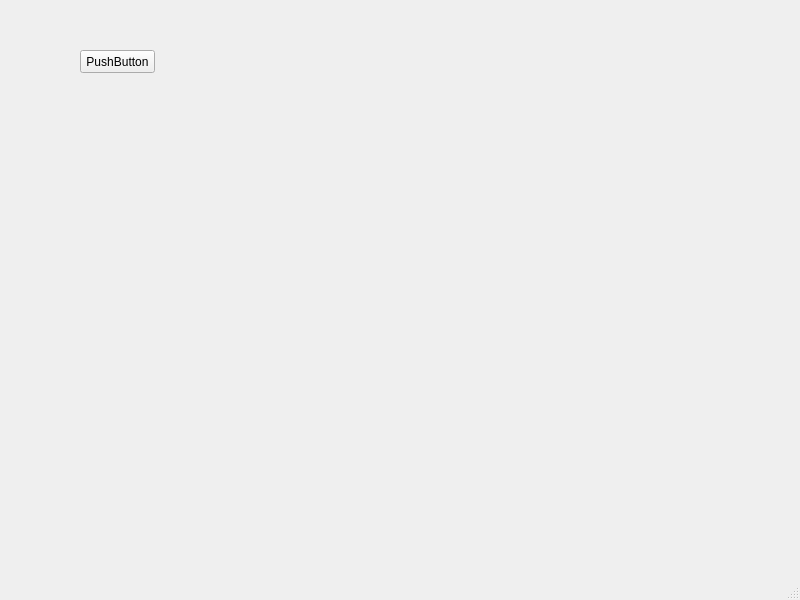
<?xml version="1.0" encoding="UTF-8"?>
<ui version="4.0">
 <class>MainWindow</class>
 <widget class="QMainWindow" name="MainWindow">
  <property name="geometry">
   <rect>
    <x>0</x>
    <y>0</y>
    <width>800</width>
    <height>600</height>
   </rect>
  </property>
  <property name="windowTitle">
   <string>MainWindow</string>
  </property>
  <widget class="QWidget" name="centralwidget">
   <widget class="QPushButton" name="pushButton">
    <property name="geometry">
     <rect>
      <x>80</x>
      <y>50</y>
      <width>75</width>
      <height>23</height>
     </rect>
    </property>
    <property name="text">
     <string>PushButton</string>
    </property>
   </widget>
  </widget>
  <widget class="QMenuBar" name="menubar">
   <property name="geometry">
    <rect>
     <x>0</x>
     <y>0</y>
     <width>800</width>
     <height>24</height>
    </rect>
   </property>
  </widget>
  <widget class="QStatusBar" name="statusbar"/>
 </widget>
 <resources/>
 <connections/>
</ui>
